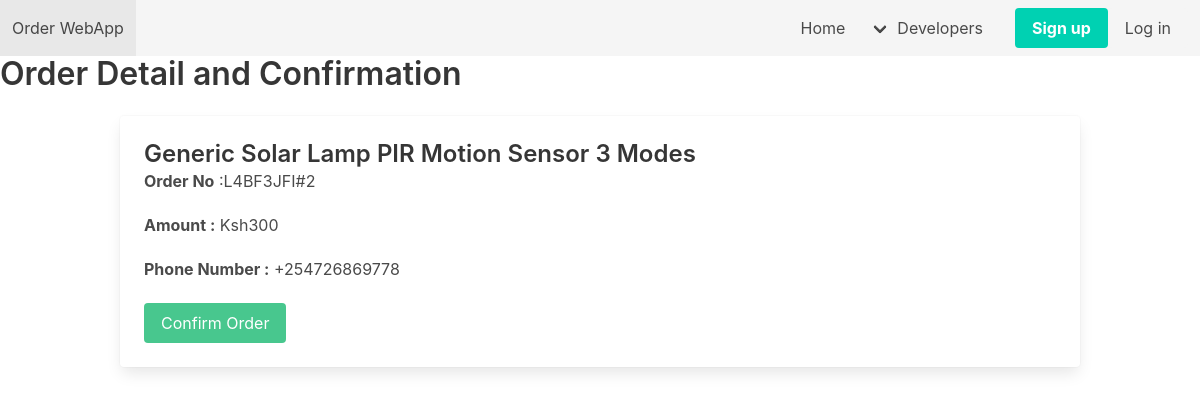
Screenshot of /order_detail/ with the database file from the repository.
### restapp/models.py (models this page shows, shortened)
class Order(models.Model):
    order = models.ForeignKey(Item,on_delete=models.CASCADE,related_name="items")
    name = models.CharField(max_length=255,null=True)
    timestamp = models.DateTimeField(auto_now_add=True)
    amount = models.CharField(max_length=100,null=True)
    order_no = models.CharField(max_length=10,default=generate_order_no)
    phone = models.CharField(max_length=13,null=True)
    class Meta:
        unique_together = ['order','timestamp']
        ordering = ['timestamp']

### restapp/views.py (the view)
# urls.py: path('order_detail/',OrderDetails,name="order_detail"),
def OrderDetails(request):
    all_orders = Order.objects.order_by('-timestamp')[:1]
    return render(request,"restapp/order_detail.html",{"all_orders":all_orders})

### restapp/templates/restapp/order_detail.html
{% extends 'restapp/base.html' %} {% block content %}
<h1 class="title is-center">Order Detail and Confirmation</h1>
<div class="container">
    {% for order in all_orders %}
    <div class="card">
        <div class="card-content">
            <div class="media">
                <div class="media-content">
                    <p class="title is-4">{{order.name}}</p>
                    <p class="subtitle is-6"> <b>Order No</b> :{{ order.order_no }}</p>
                    <p class="subtitle is-6"> <b>Amount :</b> Ksh{{ order.amount }}</p>
                    <p class="subtitle is-6"> <b>Phone Number :</b> {{ order.phone }}</p>
                </div>
            </div>
            <a href="{% url 'checkout' order.id%}" class="button is-success"> Confirm Order</a>
        </div>
    </div>
    {% endfor %}
</div>
{% endblock %}

### rows the page displays
Order: name "Generic Solar Lamp PIR Motion Sensor 3 Modes", order_no "L4BF3JFI#2", amount "300", phone "+254726869778"
